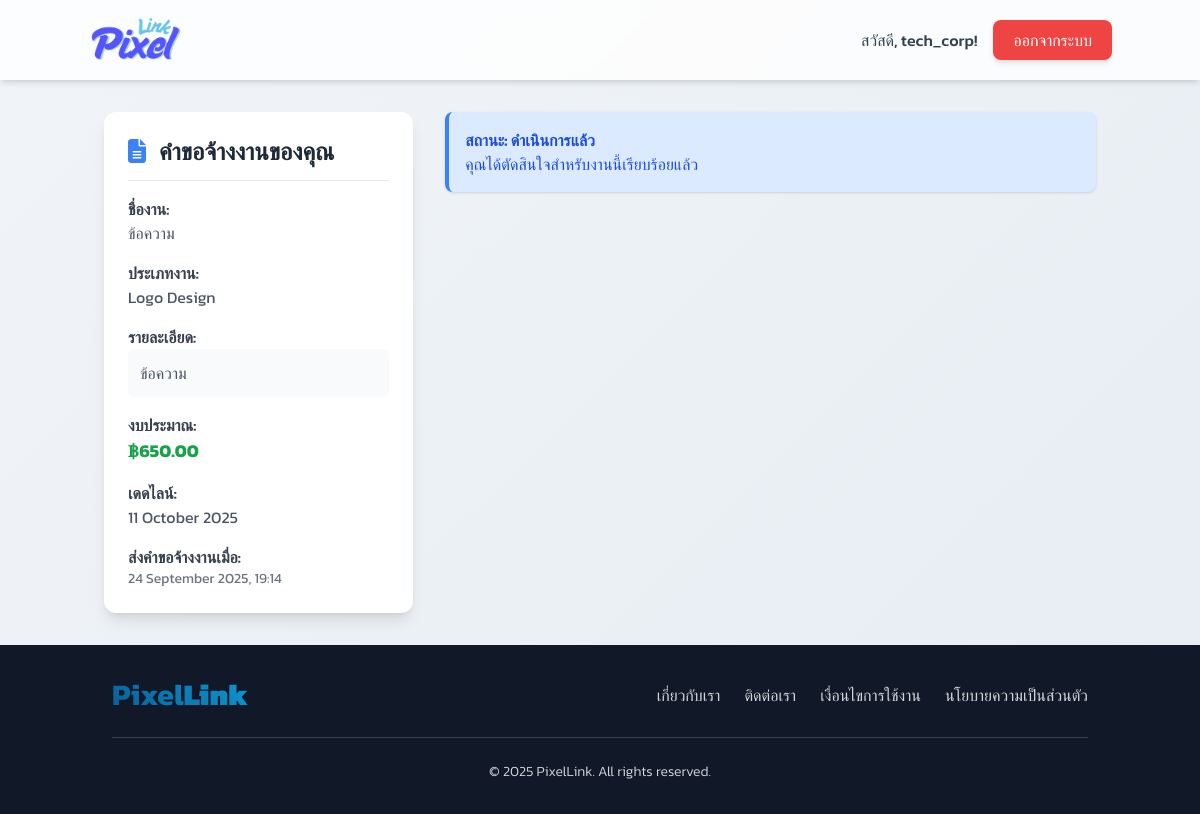
Page /client/review_proposal.php?request_id=101 (signed in) on the committed database.
### tables this page shows
CREATE TABLE `client_job_requests` (
  `request_id` int(11) NOT NULL,
  `client_id` int(11) NOT NULL,
  `designer_id` int(11) DEFAULT NULL,
  `title` varchar(255) NOT NULL,
  `description` text DEFAULT NULL,
  `attachment_path` varchar(255) DEFAULT NULL,
  `category_id` int(11) DEFAULT NULL,
  `budget` varchar(100) DEFAULT NULL,
  `deadline` date DEFAULT NULL,
  `posted_date` timestamp NOT NULL DEFAULT current_timestamp(),
  `status` enum('open','proposed','awaiting_deposit_verification','assigned','draft_submitted','awaiting_final_payment','final_payment_verification','completed','cancelled','rejected','pending_deposit') DEFAULT 'open',
  `revision_count` int(11) NOT NULL DEFAULT 0
);

CREATE TABLE `job_categories` (
  `category_id` int(11) NOT NULL,
  `category_name` varchar(100) NOT NULL
);

### client/review_proposal.php (the view, shortened to what this page needs)
<?php
require_once '../connect.php';
$client_id = $_SESSION['user_id'];
$request_id = isset($_GET['request_id']) ? intval($_GET['request_id']) : 0;
$loggedInUserName = $_SESSION['username'] ?? '';
$job_request = null;
$sql_job = "SELECT cjr.title, cjr.description, cjr.budget, cjr.status, cjr.deadline, cjr.posted_date, cjr.attachment_path, jc.category_name
            FROM client_job_requests cjr
            LEFT JOIN job_categories jc ON cjr.category_id = jc.category_id
            WHERE cjr.request_id = ? AND cjr.client_id = ?";
$stmt_job = $conn->prepare($sql_job);
$stmt_job->bind_param("ii", $request_id, $client_id);
$stmt_job->execute();
$result_job = $stmt_job->get_result();
if ($result_job->num_rows > 0) {
    $job_request = $result_job->fetch_assoc();
} else {
    die("ไม่พบคำของาน หรือคุณไม่มีสิทธิ์เข้าถึง");
}
?>
<!DOCTYPE html>
<html lang="th" class="h-full">
<head>
    <script src="https://cdn.tailwindcss.com"></script>
    <link rel="stylesheet" href="https://cdnjs.cloudflare.com/ajax/libs/font-awesome/6.4.0/css/all.min.css">
</head>
<body class="bg-gray-100 flex flex-col min-h-screen">
    <nav class="bg-white/80 backdrop-blur-sm p-4 shadow-md sticky top-0 z-50">
        <div class="container mx-auto flex justify-between items-center">
            <a href="main.php">
                <img src="../dist/img/logo.png" alt="PixelLink Logo" class="h-12 transition-transform hover:scale-105">
            </a>
            <div class="space-x-4 flex items-center">
                <span class="font-medium text-slate-700">สวัสดี, <?= htmlspecialchars($loggedInUserName) ?>!</span>
                <a href="../logout.php" class="btn-danger text-white px-5 py-2 rounded-lg font-medium shadow-md">ออกจากระบบ</a>
            </div>
        </div>
    </nav>
    <main class="container mx-auto px-4 py-8 flex-grow">
        <div class="grid grid-cols-1 lg:grid-cols-3 gap-8">
            <div class="lg:col-span-1">
                <div class="bg-white rounded-xl shadow-lg p-6 sticky top-8">
                    <h2 class="text-2xl font-bold text-gray-800 border-b pb-3 mb-4">
                        <i class="fas fa-file-alt mr-2 text-blue-500"></i>
                        คำขอจ้างงานของคุณ
                    </h2>
                    <div class="space-y-4">
                        <div>
                            <h3 class="font-semibold text-gray-700">ชื่องาน:</h3>
                            <p class="text-gray-600"><?= htmlspecialchars($job_request['title']) ?></p>
                        </div>
                        <div>
                            <h3 class="font-semibold text-gray-700">ประเภทงาน:</h3>
                            <p class="text-gray-600"><?= htmlspecialchars($job_request['category_name'] ?? 'ไม่ระบุ') ?></p>
                        </div>
                        <div>
                            <h3 class="font-semibold text-gray-700">รายละเอียด:</h3>
                            <p class="text-gray-600 bg-gray-50 p-3 rounded-md"><?= nl2br(htmlspecialchars($job_request['description'])) ?></p>
                        </div>
                        <div>
                            <h3 class="font-semibold text-gray-700">งบประมาณ:</h3>
                            <p class="text-green-600 font-bold text-lg">฿<?= htmlspecialchars(number_format((float)$job_request['budget'], 2)) ?></p>
                        </div>
                        <div>
                            <h3 class="font-semibold text-gray-700">เดดไลน์:</h3>
                            <p class="text-gray-600"><?= date('d F Y', strtotime($job_request['deadline'])) ?></p>
                        </div>
                        <div>
                            <h3 class="font-semibold text-gray-700">ส่งคำขอจ้างงานเมื่อ:</h3>
                            <p class="text-gray-500 text-sm"><?= date('d F Y, H:i', strtotime($job_request['posted_date'])) ?></p>
                        </div>
                    </div>
                </div>
            </div>
            <div class="lg:col-span-2">
                <?php if ($job_request['status'] !== 'open' && $job_request['status'] !== 'proposed') : ?>
                    <div class="bg-blue-100 border-l-4 border-blue-500 text-blue-700 p-4 rounded-lg shadow" role="alert">
                        <p class="font-bold">สถานะ: ดำเนินการแล้ว</p>
                        <p>คุณได้ตัดสินใจสำหรับงานนี้เรียบร้อยแล้ว</p>
                    </div>
                <?php endif; ?>
            </div>
        </div>
    </main>
    <?php include '../includes/footer.php'; ?>
</body>
</html>

### client/review_proposal.php (style rules this page uses)
* { font-family: 'Kanit', sans-serif; }
body { background: linear-gradient(135deg, #f0f4f8 0%, #e8edf3 100%); color: #2c3e50; overflow-x: hidden; }
.btn-danger { background-color: #ef4444; color: white; transition: all 0.3s ease; box-shadow: 0 4px 15px rgba(239, 68, 68, 0.3); }

### rows in the picture
client_job_requests: title "ข้อความ", category.category_name "Logo Design", description "ข้อความ", budget "650.00", deadline "11 October 2025", posted_date "24 September 2025, 19:14"

### other values in the picture
$loggedInUserName "tech_corp"
